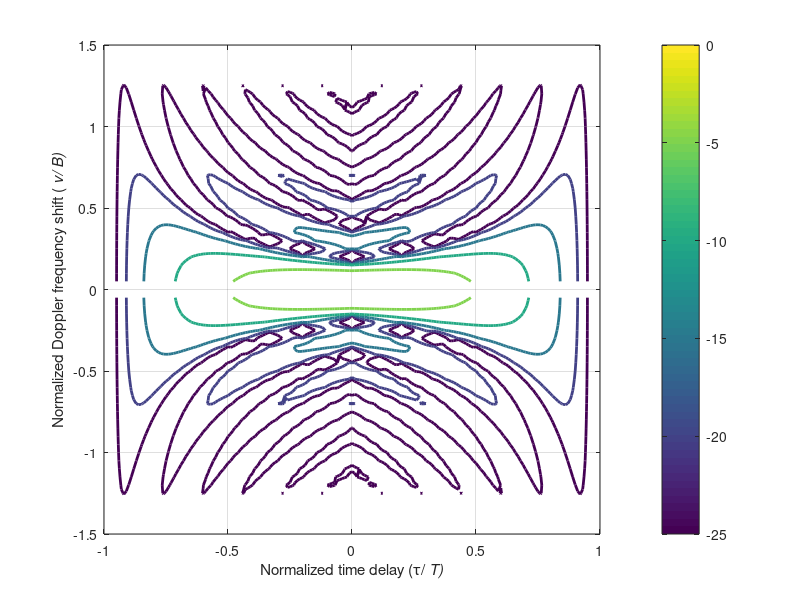

Reproduce this figure in MATLAB. (Note: this script raises an error after producing the figure.)
tau = -5:0.05:5;
mu = -1.5:0.05:1.5;
T = max(tau);
B = max(mu);
sig = T/sqrt(2*pi);
k = B/T;
[tau,mu] = meshgrid(tau,mu);
amb_sig = abs(exp(1i*pi.*mu.*tau) .* (1 - abs(tau/T)) ...
    .* (sin(pi.*mu.*(T - abs(tau)))./(pi.*mu.*(T - abs(tau)))));
amb_sig = amb_sig.';
figure,contour(tau/5,mu,20*log10(amb_sig/max(max(amb_sig)))',-(0:5:25), ...
    'LineWidth',2)
colorbar
grid on
xlabel('Normalized time delay (\tau/\it T)','Interpreter','tex')
ylabel('Normalized Doppler frequency shift (\it v/\it B)','Interpreter','tex')
ax = gca; % current axes
ax.FontSize = 15;
title('\fontsize{25}Ambiguity Function of a Rectangular Pulse')
%LFM with rectangular envelope
tau = -5:0.05:5;
mu = -3:0.05:3;
[tau,mu] = meshgrid(tau,mu);
amb_sig = abs(exp(1i*pi.*mu.*tau) .* (1 - abs(tau/T)) ...
    .* (sin(pi.*(k.*tau + mu) .* (T - abs(tau)))./(pi.*(k.*tau + mu) ...
    .*(T - abs(tau)))));
amb_sig = amb_sig.';
figure,contour(tau/5,mu/2,20*log10(amb_sig/max(max(amb_sig)))',-(0:5:25), ...
    'LineWidth',2)
colorbar
grid on
xlabel('Normalized time delay (\tau/\it T)','Interpreter','tex')
ylabel('Normalized Doppler frequency shift (\it v/\it B)','Interpreter','tex')
ax = gca; % current axes
ax.FontSize = 15;
title('\fontsize{25}Ambiguity Function of a LFM with rectangular Envelope')
tau = -8:0.05:8;
mu = -3:0.05:3;
[tau,mu] = meshgrid(tau,mu);
amb_sig = abs(exp(1i*pi.*mu.*tau) .* exp((-(tau.^2)/(4*sig^2))  ...
    - (pi*sig^2.*(k.*tau + mu).^2)));
amb_sig = amb_sig.';
figure,contour(tau/5,mu/2,20*log10(amb_sig/max(max(amb_sig)))' ...
    ,-(0:5:25),'LineWidth',2)
colorbar
grid on
xlabel('Normalized time delay (\tau/\it T)','Interpreter','tex')
ylabel('Normalized Doppler frequency shift (\it v/\it B)','Interpreter','tex')
ax = gca; % current axes
ax.FontSize = 15;
title('\fontsize{25}Ambiguity Function of a LFM with Gaussian Envelope')
